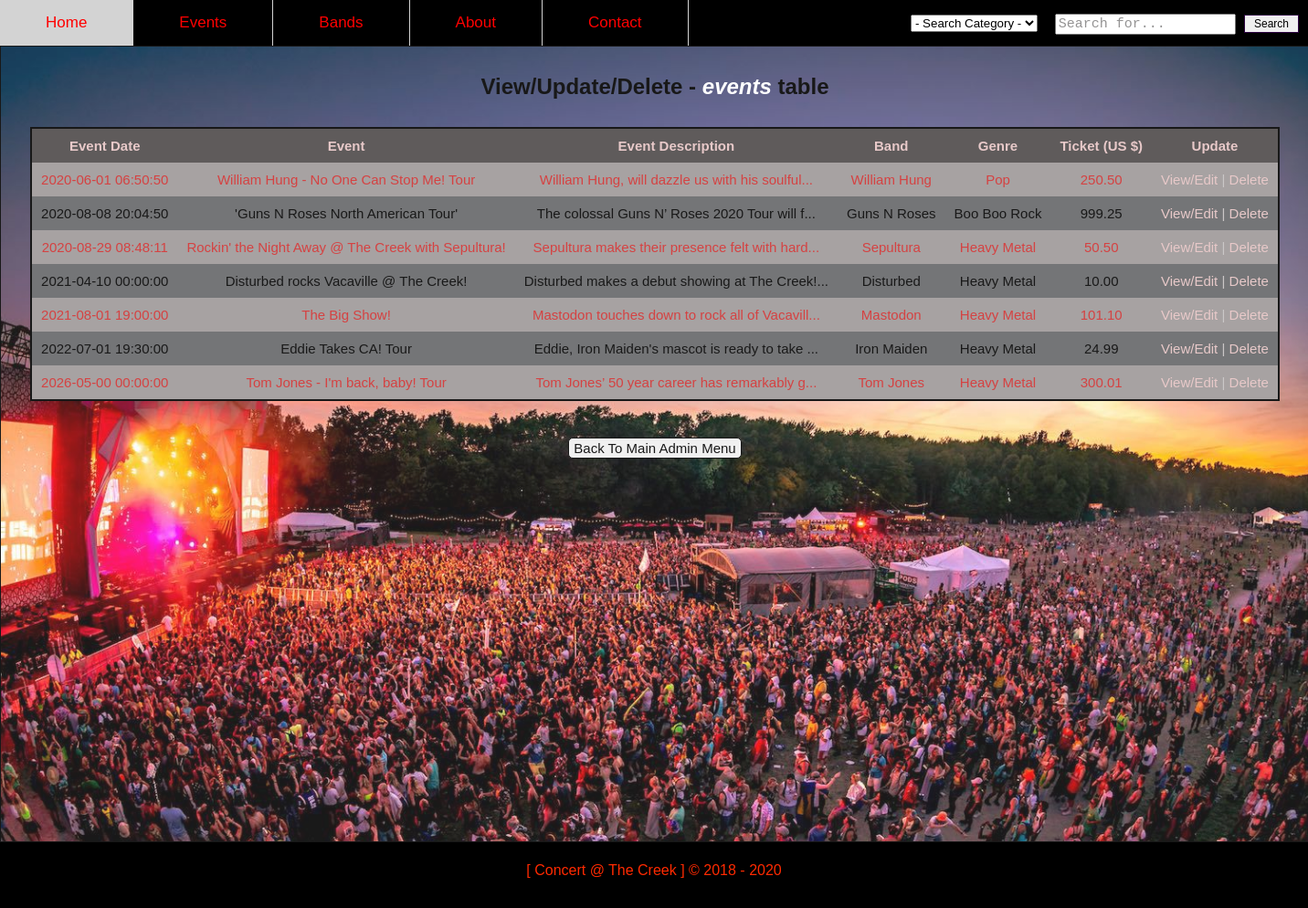
Page /admin_events_listing.php on the earlier database version.
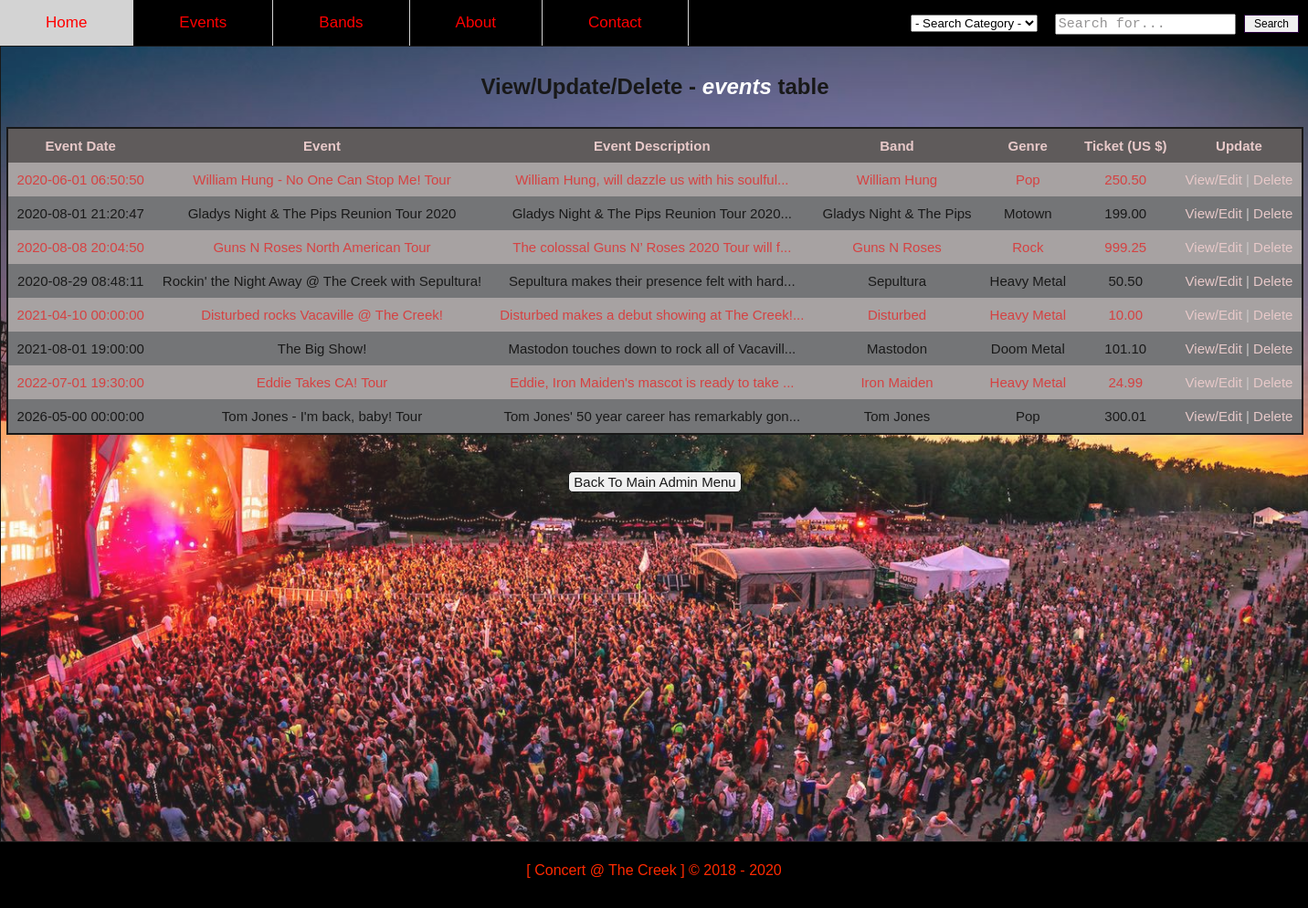
Same page on the later database version.
### tables this page shows
CREATE TABLE `events` (
  `eventID` int(11) NOT NULL,
  `eventName` varchar(50) NOT NULL,
  `eventDesc` text NOT NULL,
  `eventDate` datetime NOT NULL,
  `bandID` int(11) NOT NULL,
  `ticketPrice` decimal(5,2) NOT NULL
);

CREATE TABLE `bands` (
  `bandID` int(11) UNSIGNED NOT NULL,
  `bandName` varchar(50) NOT NULL,
  `noMembers` smallint(5) UNSIGNED DEFAULT 1,
  `biography` text NOT NULL,
  `genreID` int(10) UNSIGNED DEFAULT 10,
  `countryID` int(11) DEFAULT 1,
  `image` varchar(255) NOT NULL,
  `thumbnail` varchar(255) NOT NULL
);

CREATE TABLE `genre` (
  `genreID` int(10) UNSIGNED NOT NULL,
  `genreName` varchar(30) NOT NULL
);

### admin_events_listing.php (the view, shortened to what this page needs)
<?php
$heading = "View/Update/Delete - <span class='italicize_color'>events</span> table";
require_once("dbconnect.php");
include("header.php");
$sql_events = "SELECT `eventID`, `eventName`, `eventDate`, `eventDesc`, `bandID`, `ticketPrice`
               FROM events
               ORDER BY `eventDate`";
$query_events = $dbc->prepare($sql_events);
$query_events->execute();
$sql_band    = "SELECT `genreID`, `bandName` FROM bands WHERE bandID=:bid";
$sql_genre   = "SELECT `genreName` FROM genre WHERE genreID=:gid";
while($row = $query_events->fetch())
{
    $events[] = [ 'bandID'      =>  $row['bandID'],
                  'eventID'     =>  $row['eventID'],
                  'eventName'   =>  $row['eventName'],
                  'eventDate'   =>  $row['eventDate'],
                  'eventDesc'   =>  $row['eventDesc'],
                  'ticketPrice' =>  $row['ticketPrice']
              ];
}
?>
<div class="container">
<div class="admin_header"><?php echo $heading; ?></div>
<div class="centeredcontainer">
<form class="admin_list">
<table>
  <th>Event Date</th><th>Event</th><th>Event Description</th><th>Band</th>
  <th>Genre</th><th>Ticket (US $)</th><th>Update</th>
<?php
$row_count = 0;
foreach($events as $event)
{
  $get_string ='';
  echo "<tr>\n";
  echo ($row_count % 2 == 0) ? "<tr class='even'>\n" : "<tr class='odd'>\n";
  echo "<td>".$event['eventDate']."</td><td>".$event['eventName']. "</td><td class='td-event-date'>".substr($event['eventDesc'], 0,45)."...</td>";
  $get_string .= 'eventID='   . urlencode($event['eventID'])   . '&';
  $get_string .= 'eventDate=' . urlencode($event['eventDate']) . '&';
  $get_string .= 'eventName=' . urlencode($event['eventName']) . '&';
  $get_string .= 'eventDesc=' . urlencode($event['eventDesc']) . '&';
  $query_band = $dbc->prepare($sql_band);
  $query_band->bindValue(':bid', $event['bandID']);
  $query_band->execute();
  $gid = 0;
  while($row = $query_band->fetch())
  {
    $gid = $row['genreID'];
    echo "<td>".$row['bandName']."</td>";
    $get_string .= 'bandName=' . urlencode($row['bandName']) . '&';
  }
  $query_genre = $dbc->prepare($sql_genre);
  $query_genre->bindValue(':gid', $gid);
  $query_genre->execute();
  while($row = $query_genre->fetch())
  {
    echo "<td>" . $row['genreName'] . "</td>";
    $get_string .= 'genreName=' . urlencode($row['genreName']) . '&';
  }
  $get_string .= 'ticketPrice=' . urlencode($event['ticketPrice']) . '&';
  echo "<td>".$event['ticketPrice']."</td><td><a class='admintasks' href='admin_events_update.php?".$get_string."'>View/Edit</a>" . "<span class='pipe'> | </span>";
  echo "<a class='admintasks' href='#'>Delete</a>\n";
  echo "</tr>\n";
  $row_count++;
}
?>
</table>
</form>
</div>
<?php
include('admin_gobacktomainmenulink.php');
include("footer.php")
?>

### header.php (shortened to what this page needs)
<!doctype html>
<html>
<head>
    <link rel="stylesheet" type="text/css" href="admin_form_styles.css">
</head>
<body>
<div class="wrapper">
<header>
    <div class="mainnav">
        <a class="navbarleft" href="index.php">Home</a><
        <a class="navbarleft" href="events.php">Events</a>
        <a class="navbarleft" href="bands.php">Bands</a>
        <a class="navbarleft" href="about.php">About</a>
        <a class="navbarleft" href="contact.php">Contact</a>
        <form class="navbarright" method="get" action="search.php">
            <select id="searchin" name="searchin">
                <option selected> - Search Category - </option>
            </select>
            <input type="text" id="searchstring" name="searchstring" value="Search for..." onfocus="this.value=''">
            <button type="submit" id="searchbtn" class="searchbtn" name="searchbtn" value="search">Search</button>
        </form>
    </div>
</header>

### admin_gobacktomainmenulink.php
<?php
echo "<div class=\"padandcentered\">";
echo "<button class=\"go-back-href\" onclick=\"javascript:location.href='admin_listtables.php';\">Back To Main Admin Menu</button>";
echo "</div>";
?>

### footer.php (shortened to what this page needs)
</body>
<footer>
 [ Concert @ The Creek ]  &copy; <?php echo "2018 - " . date('Y'); ?>
</footer>
</html>

### admin_form_styles.css (style rules this page uses)
body { padding: 0; margin: 0; font-family: 'Gill Sans', 'Gill Sans MT', Calibri, 'Trebuchet MS', sans-serif; height: 100%; }
.wrapper { min-height: 100%; }
div.container { text-align: center; width: 100%; min-height: 850px; opacity: 0.9; background-image: url("images/venue.jpg"); background-size: 100%; background-repeat: repeat-y; padding: 0px 0px 20px 0px; border: 1px solid #000; }
div.centeredcontainer { width: 100%; text-align: center; align-items: center; }
div.padandcentered { padding-top: 40px; padding-bottom: 20px; width: 100%; text-align: center; align-items: center; }
header { background-color: rgb(43, 39, 39); }
.mainnav { margin-top: 0px; overflow: hidden; background-color: #000; height: 50px; }
a.navbarleft { float: left; color: red; text-align: center; padding: 15px 50px 15px 50px; border-right: 1px solid #D3D3D3; text-decoration: none; font-size: 17px; vertical-align: middle; }
select#searchin { margin-right: 15px; text-align: center; }
button[type=submit]#searchbtn { padding: 2px 10px 2px 10px; margin-top: 16px; margin-right: 10px; }
input[type=text]#searchstring { font-family: monospace; font-weight: lighter; font-size: 15px; color: rgb(148, 147, 147); margin-right: 5px; }
.navbarright { float: right; height: 50px; text-decoration: none; font-size: 15px; }
button { border: 1px solid rgb(45, 4, 65); font-size: 12px; grid-column-start: 2; margin-top: 10px; padding: 10px; color: inherit; }
table { border-collapse: collapse; border: 2px solid #000; margin-left: auto; margin-right: auto; max-width: 90%; }
tr.odd { background-color: rgb(102, 103, 105); color: black; }
tr.even { background-color: rgb(158, 152, 152); color: rgb(209, 46, 46); }
td , th { padding-left: 10px; padding-right: 10px; padding-top: 10px; padding-bottom: 10px; white-space: nowrap; text-align: center; font-size: 15px; border: 0; }
th { background-color: rgb(78, 74, 74); color: rgb(230, 196, 196); }
.admin_header { display: inline-block; width: 100%; text-align: center; font-size: 24px; font-weight: bold; padding-top: 20px; padding-bottom: 20px; margin-top: 10px; margin-bottom: 10px; }
.italicize_color { font-style: italic; color: #FFF; }
footer { background-color: #000; color: #FF2A00; text-align: center; position: relative; bottom: 0px; left: 0px; width: 100%; height: 50px; padding-top: 22px; clear: both; display: block; }
a { color: #000; }
.admintasks { color: rgb(230, 196, 196); text-decoration: none; font-family: inherit; }
.go-back-href { font-size: 15px; padding: 2px 5px 2px 5px; margin: 0px 10px 10px 10px; border-radius: 5px; border: 1px solid #000; }
.pipe { color: rgb(197, 194, 194); }

Differences in the rows shown:
added events: eventDate "2020-08-01 21:20:47", eventName "Gladys Night & The Pips Reunion Tour 2020", eventDesc "Gladys Night & The Pips Reunion Tour 2020", ticketPrice "199.00"
added bands: bandName "Gladys Night & The Pips", shown under "2020-08-01 21:20:47"
added genre: genreName "Motown", shown under "2020-08-01 21:20:47"
changed events: loses genre (genreName "Boo Boo Rock"); gains genre (genreName "Rock"); eventName "'Guns N Roses North American Tour'" → "Guns N Roses North American Tour"
computed for events "The Big Show!": gains genre (genreName "Doom Metal"); loses genre (genreName "Heavy Metal")
changed events "Tom Jones - I'm back, baby! Tour": eventDesc "Tom Jones’ 50 year career has remarkably g" → "Tom Jones' 50 year career has remarkably gon"; gains genre (genreName "Pop"); loses genre (genreName "Heavy Metal")
